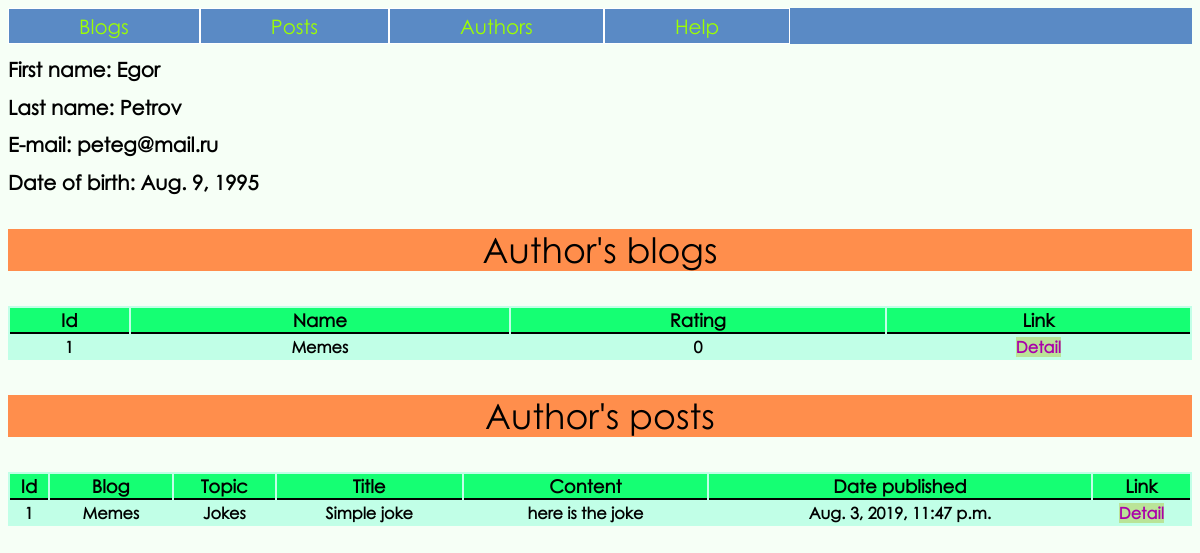
Page /author/1/ on the committed database.
### blog/models.py (models this page shows, shortened)
class Author(models.Model):
	first_name = models.CharField('First name', max_length=25)
	last_name = models.CharField('Last name', max_length=35)
	email = models.CharField('Email', max_length=50)
	date_of_birth = models.DateField('Date of birth', max_length=8)

class Blog(models.Model):
	author = models.ForeignKey(Author, on_delete=models.CASCADE)
	name = models.CharField('Name', max_length=50)
	rating = models.IntegerField('Rating', default=0)
	def __str__(self):
		return self.name

class Post(models.Model):
	blog = models.ForeignKey(Blog, on_delete=models.CASCADE)
	author = models.ForeignKey(Author, on_delete=models.CASCADE)
	topic = models.CharField('Topic', max_length=50)
	title = models.CharField('Title', max_length=50)
	text = models.CharField('Text', max_length=250)
	created_date = models.DateTimeField('Date created', default=timezone.now)
	date_published = models.DateTimeField('Date published', default=timezone.now)

### blog/views.py (the view)
# urls.py: path('author/<int:author_id>/', views.author, name='author'),
def author(request, author_id):
	author = get_object_or_404(Author, pk=author_id)
	blogs = Blog.objects.filter(author=author)
	posts = Post.objects.filter(author=author)
	context = {
		'author': author,
		'posts': posts,
		'blogs': blogs
		}
	return render(request, 'blog/author_detail.html', context)

### blog/templates/blog/author_detail.html (shortened to what this page needs)
<!DOCTYPE html>
<html lang="en">
<head>
    {% load staticfiles %}
    <link rel="stylesheet" href="{% static 'blog/content/style.css' %}">
</head>
<body>
<ul class='nav'>
    <li class='nav'><a class='nav' href="{% url 'blog:index-page' %}">Blogs</a></li>
    <li class='nav'><a class='nav' href="{% url 'blog:posts' %}">Posts</a></li>
    <li class='nav'><a class='nav' href="{% url 'blog:authors' %}">Authors</a></li>
    <li class='nav'><a class='nav' href="{% url 'blog:help' %}">Help</a></li>
</ul>
<div>
	<h1>First name: {{ author.first_name }}</h1>
	<h1>Last name: {{ author.last_name }}</h1>
	<h1>E-mail: {{ author.email }}</h1>
	<h1>Date of birth: {{ author.date_of_birth }}</h1>
</div>
<p class='title'>Author's blogs</p>
<div>
	<table>
		<thead>
			<tr>
				<th>Id</th>
				<th>Name</th>
				<th>Rating</th>
				<th>Link</th>
			</tr>
		</thead>
		<tbody>
		{% for blog in blogs %}
			<tr>
				<th>{{ blog.id }}</th>
				<th>{{ blog.name }}</th>
				<th>{{ blog.rating }}</th>
				<th><a href="{% url 'blog:blog' blog.name %}">Detail</a></th>
			</tr>
		{% endfor %}
		</tbody>
	</table>
</div>
<p class='title'>Author's posts</p>
<div>
	<table>
		<thead>
			<tr>
				<th>Id</th>
				<th>Blog</th>
				<th>Topic</th>
				<th>Title</th>
				<th>Content</th>
				<th>Date published</th>
				<th>Link</th>
			</tr>
		</thead>
		<tbody>
		{% for post in posts %}
			<tr>
				<th>{{ post.id }}</th>
				<th>{{ post.blog }}</th>
				<th>{{ post.topic }}</th>
				<th>{{ post.title }}</th>
				<th>{{ post.text|slice:25 }}</th>
				<th>{{ post.date_published }}</th>
				<th><a href="{% url 'blog:post' author.id %}">Detail</a></th>
			</tr>
		{% endfor %}
		</tbody>
	</table>
</div>
</body>
</html>

### blog/static/blog/content/style.css (style rules this page uses)
* { font-family: 'gothic' }
body { background: #F6FFF6; }
h1 { font-size: 20px; }
a { outline: none; text-decoration: none; vertical-align: center; }
a:link { color: #AA00AA; background: #BAE498; }
table { width: 100%; background: #c1ffe7; }
thead th { font-weight: bold; font-size: 18px; background: #15ff73; border-bottom: solid 2px black }
.title { top: 0; width: 100%; font-size: 35px; line-height: 1.2; background: #ff8e4c; text-align: center; }
a.nav { font-size: 20px; background: unset; }
ul.nav { top: 0; width: 100%; list-style-type: none; margin: 0; padding: 0; overflow: hidden; background-color: #5a8ac5; }
li.nav { float: left; border: solid 1px white; }
li.nav a { display: block; color: #9dff00; text-align: center; padding: 5px 70px; text-decoration: none; }

### rows in the picture
Author: first_name "Egor", last_name "Petrov", email "peteg@mail.ru", date_of_birth "Aug. 9, 1995"
Blog: id "1", name "Memes", rating "0"
Post: id "1", blog "Memes", topic "Jokes", title "Simple joke", text "here is the joke", date_published "Aug. 3, 2019, 11:47 p.m."
